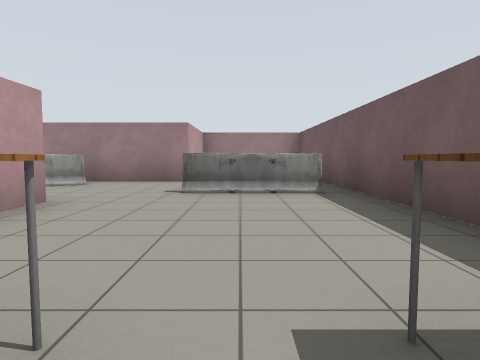
view 1 (above)

18 first-person views from a walk through a Gazebo world. The camera is 1 m above the floor, tilts 4° down and sees 75° across. The lines on the ground mark 1 m squares. The floor is counted in squares, 2 m on a side. Each view is taken from the middle of a square. On the plan, view 1 faces up. The plan holds only what a view shows up to about 9 squares ahead; the rest is blank. Simple patterns stand in for the simulator's built-in surfaces.

view 2
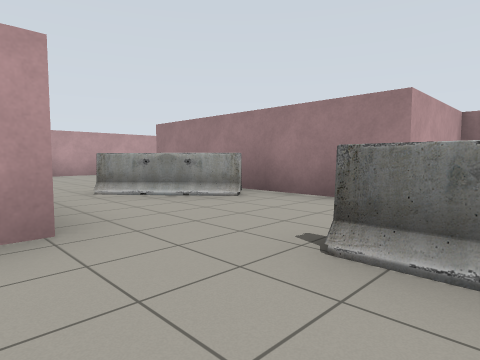

view 3
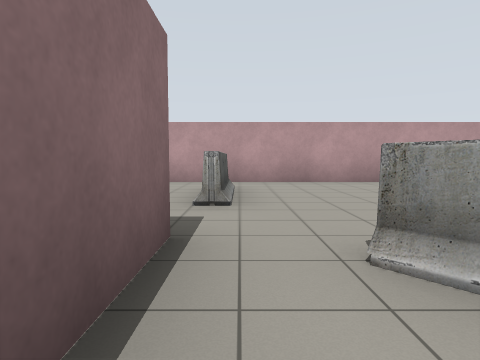

view 4
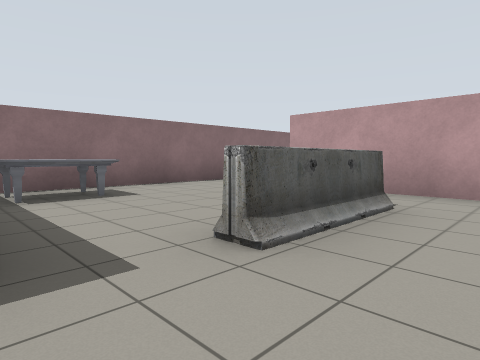

view 5
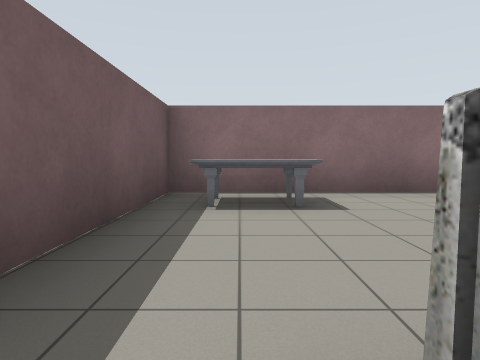

view 6
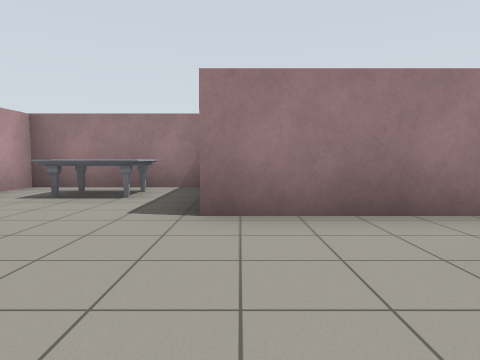

view 7
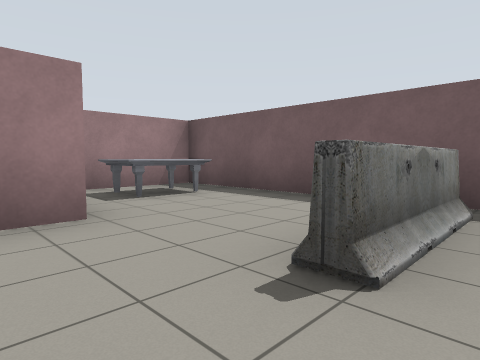

view 8
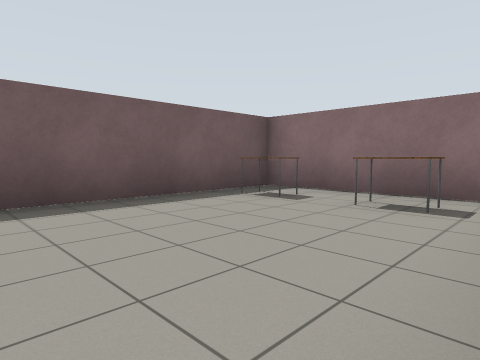

view 9
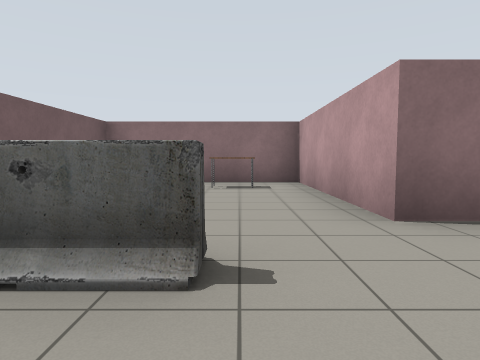

view 10
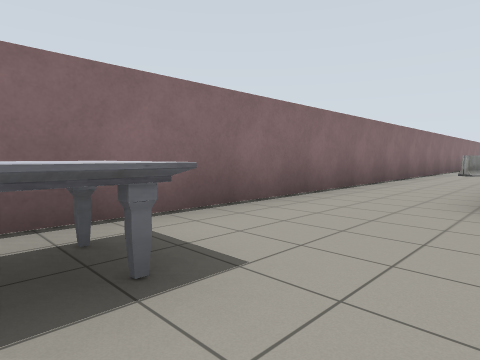

view 11
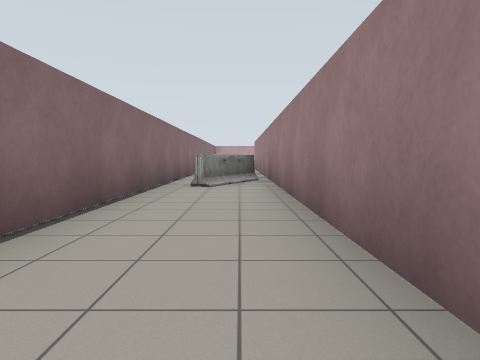

view 12
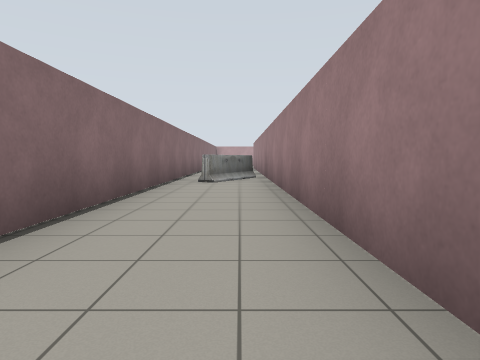

view 13
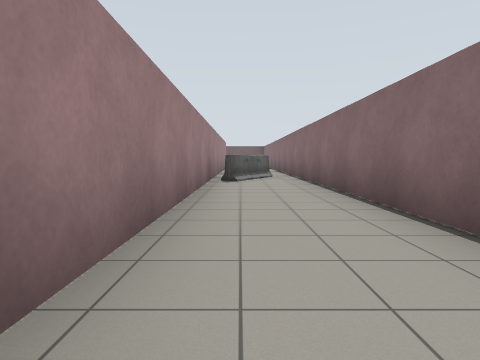

view 14
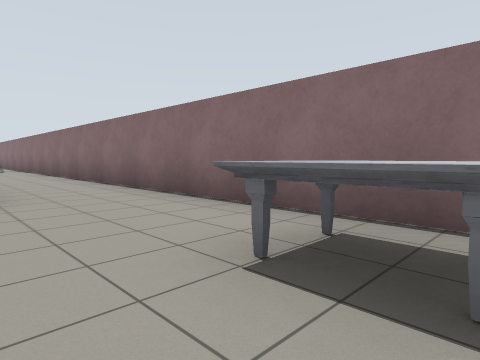

view 15
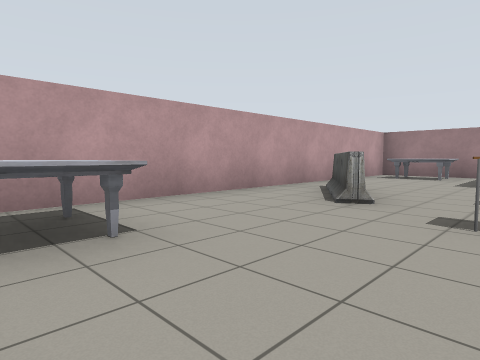

view 16
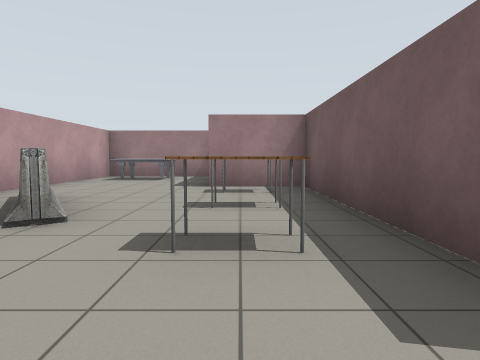

view 17
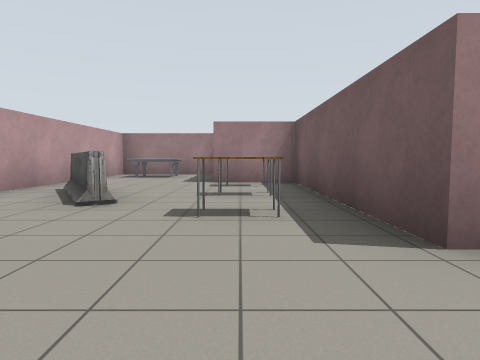

view 18
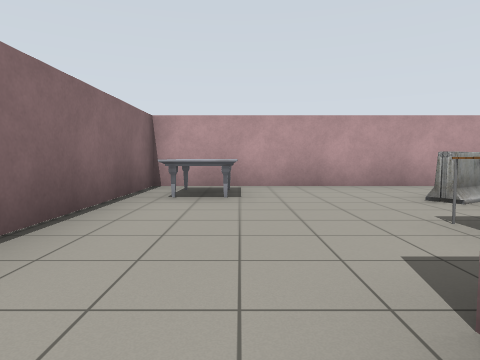

### Floor plan
Ten units are one square. View 1 is at (0, 0); x grows to the right and y downward. Boxes are objects, and circles mark ways between rooms. Rooms are numbered by the first view taken in them; rooms with no view inside come last. Other rooms are left out.
<svg viewBox="-311 -101 334 111">
<path fill="none" stroke="#000" d="M-50 -36 -22 -36 -22 5 18 5 18 -94 -3 -94M-11 -92 -11 -67 -64 -67M-66 -94 -96 -94 -96 -16M-95 5 -50 5 -50 -28M-277 -96 -306 -96 -306 5 -95 5M-108 -17 -259 -17 -259 -65 -276 -65"/>
<rect x="-85" y="-45" width="20" height="10" fill="#bbb"><title>barrier</title></rect>
<rect x="-85" y="-85" width="10" height="10" fill="#bbb"><title>marble table</title></rect>
<rect x="-65" y="-15" width="10" height="20" fill="#bbb"><title>marble table</title></rect>
<rect x="-45" y="-65" width="20" height="20" fill="#bbb"><title>barrier</title></rect>
<rect x="-15" y="-15" width="10" height="10" fill="#bbb"><title>table</title></rect>
<rect x="-5" y="-55" width="20" height="10" fill="#bbb"><title>barrier</title></rect>
<rect x="-5" y="-85" width="20" height="10" fill="#bbb"><title>marble table</title></rect>
<rect x="5" y="-15" width="10" height="10" fill="#bbb"><title>table</title></rect>
<rect x="-305" y="-15" width="20" height="20" fill="#bbb"><title>marble table</title></rect>
<rect x="-305" y="-55" width="20" height="20" fill="#bbb"><title>barrier</title></rect>
<rect x="-305" y="-95" width="20" height="20" fill="#bbb"><title>marble table</title></rect>
<rect x="-275" y="-35" width="10" height="10" fill="#bbb"><title>table</title></rect>
<rect x="-275" y="-45" width="10" height="10" fill="#bbb"><title>table</title></rect>
<rect x="-275" y="-65" width="10" height="10" fill="#bbb"><title>table</title></rect>
<rect x="-185" y="-15" width="20" height="10" fill="#bbb"><title>barrier</title></rect>
<circle cx="-90" cy="-5" r="3" fill="#2a7"/>
<text x="-40" y="-40">1</text>
<text x="-240" y="-10">2</text>
</svg>
Room 1 opens to room 2.

Where each view was taken, in squares from view 1:
view 1: 0 up, 0 right, facing up
view 2: 3 up, 0 right, facing up-left
view 3: 4 up, 3 left, facing left
view 4: 5 up, 5 left, facing down-left
view 5: 4 up, 6 left, facing down
view 6: 4 up, 6 left, facing up
view 7: 4 up, 2 left, facing up-right
view 8: 4 up, 2 left, facing down-right
view 9: 6 up, 1 left, facing down
view 10: 2 up, 6 left, facing down-left
view 11: 1 up, 11 left, facing left
view 12: 1 up, 10 left, facing left
view 13: 1 up, 25 left, facing right
view 14: 2 up, 30 left, facing down-right
view 15: 0 up, 27 left, facing up-left
view 16: 1 up, 27 left, facing up
view 17: 0 up, 27 left, facing up
view 18: 1 up, 25 left, facing left
